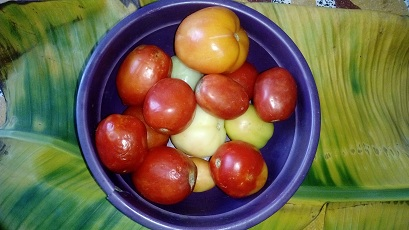
#> input picture tomato.jpg, 409 x 230 px, given in place of the camera
$ jupyter execute Ripe_tomatoe_through_Video.ipynb
#> lines starting #> are read from the running program, lines starting #| are printed output that depends on the picture; after the words box and inside, x2 and y2 are one past the last pixel; in counts of white or black regions, pixels touching at a corner belong together
[cell 1]
#this code deals with finding riped tomatoes from tomatoes.jpg

import cv2
import numpy as np

[cell 2]
cap = cv2.VideoCapture(0)
while(1):
    _, frame = cap.read()
#> frame is the input picture: shape (230, 409, 3); mean B, G, R 71.5, 100.7, 112.3
    hsv = cv2.cvtColor(frame, cv2.COLOR_BGR2HSV)
#> hsv: shape (230, 409, 3); mean H, S, V 58.4, 157, 135

    lower_red = np.array([0,150,50])
    upper_red = np.array([255,255,180])

    #lower_red = np.array([0,0,100])
    #upper_red = np.array([10,255,255])

    mask = cv2.inRange(hsv, lower_red, upper_red)
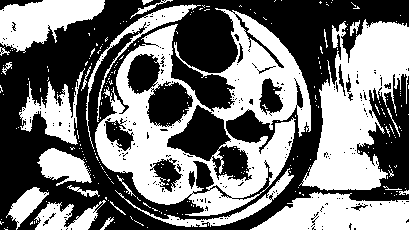
#> mask: shape (230, 409); 46.6% white; 260 white regions (236 under 20 px), largest, box (x1, y1, x2, y2) and area: (95, 8, 311, 216) 17572, (299, 19, 409, 191) 9937, (250, 192, 409, 230) 4158
    fg = cv2.bitwise_or(frame, frame, mask=mask)
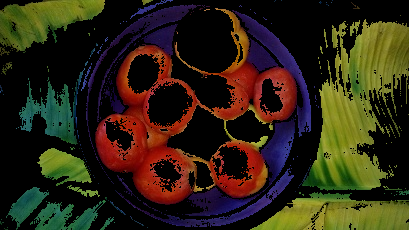
#> fg: shape (230, 409, 3); mean B, G, R 19.5, 36.8, 46.3

    mask_i = cv2.bitwise_not(mask)
    bg = cv2.bitwise_or(frame, frame, mask=mask_i)
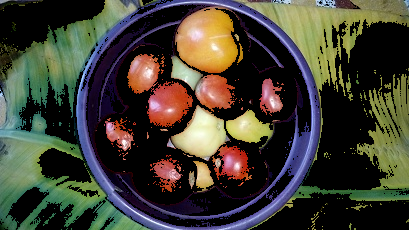
#> bg: shape (230, 409, 3); mean B, G, R 52, 63.9, 66


    bg[mask == 255] = [100, 50, 75]
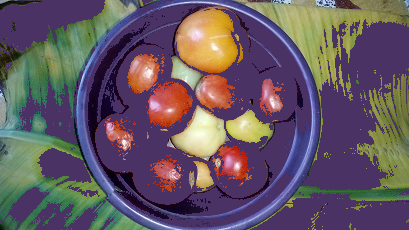
#> bg: shape (230, 409, 3); mean B, G, R 98.6, 87.2, 101
    output_img = bg.copy()
    output_img[mask == 255] = [0, 50, 0]
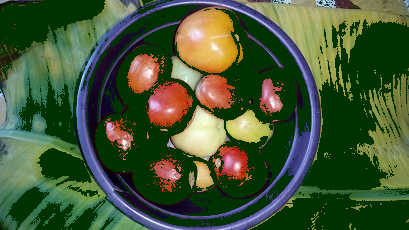
#> output_img: shape (230, 409, 3); mean B, G, R 52, 87.2, 66

    cv2.imshow('bg',bg)
    cv2.imshow('output_2',output_img)


    if cv2.waitKey(1) & 0xFF==ord('q'):
#> (key q is pressed here)
        break

cap.release()
cv2.destroyAllWindows()
